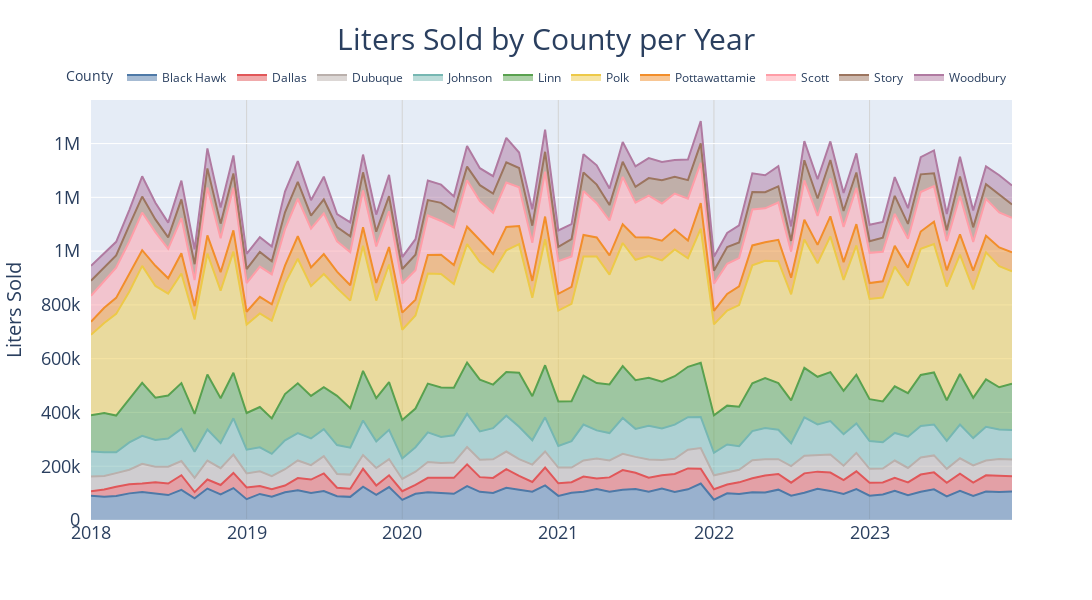

Here is the notebook cell this chart was saved with:
### Code cell
df_long = pivot_table_month_df.reset_index().melt(id_vars= 'month_year', var_name='County', value_name='Liters Sold')

# Create the stacked area chart
fig = px.area(
    df_long,
    x='month_year', 
    y='Liters Sold',
    color='County',
    color_discrete_map=county_colors,  # Custom colors
    title='Liters Sold by County',
    labels={'index': 'Month Year'}
    
)

# Update layout
fig.update_layout(

        xaxis=dict(
        title=None,
        tickfont=dict(size=18),
        showgrid = True,
        gridcolor = 'LightGrey'

    ), 
    yaxis=dict(
        title="Liters Sold",
        title_font = dict(size = 20),
        tickfont=dict(size=18),
        ticksuffix = '  ',
        tickformat=".0s"
    ),

    legend=dict(
        orientation="h",
        yanchor="bottom",
        y=1.02,
        xanchor="right",
        x=1
    ),
        title=dict(
        text = "Liters Sold by County per Year",  
        font = dict(size = 30),
        x = .5,
        xanchor = 'center'),
     width = 1100, height = 600
     
   
)
#fig.update_traces(line=dict(width=0))


# Display the plot
fig.show()
